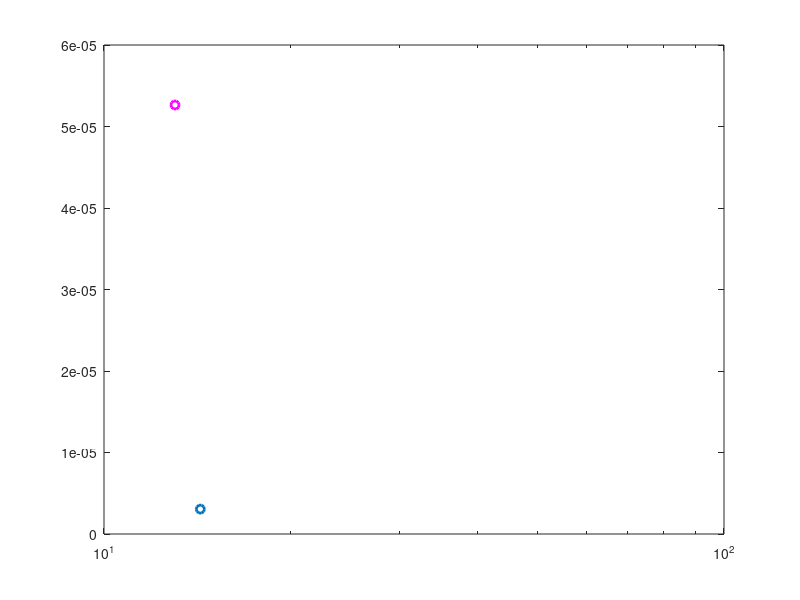

The MATLAB script that drew this image: (Note: this script raises an error after producing the figure.)
Ev800 = 14.3008;
Ev700 = 13.0177;
Isat800 = 3.053e-6;
Isat700 = 5.264e-5;

semilogx(Ev800, Isat800, 'o', 'linewidth', 2)
hold on
semilogx(Ev700, Isat700, 'mo', 'linewidth', 2)
ylabel('E_A (V)', 'fontsize', f)
xlabel('I_{sat} (A)', 'fontsize', f)
axis([1.26e1, 1.5e1, -.00001, 6e-5])
legend('MI, 4.2V', 'WI, 4.3V')
title('pMOS Early Voltage', 'fontsize', round(1.3*f))